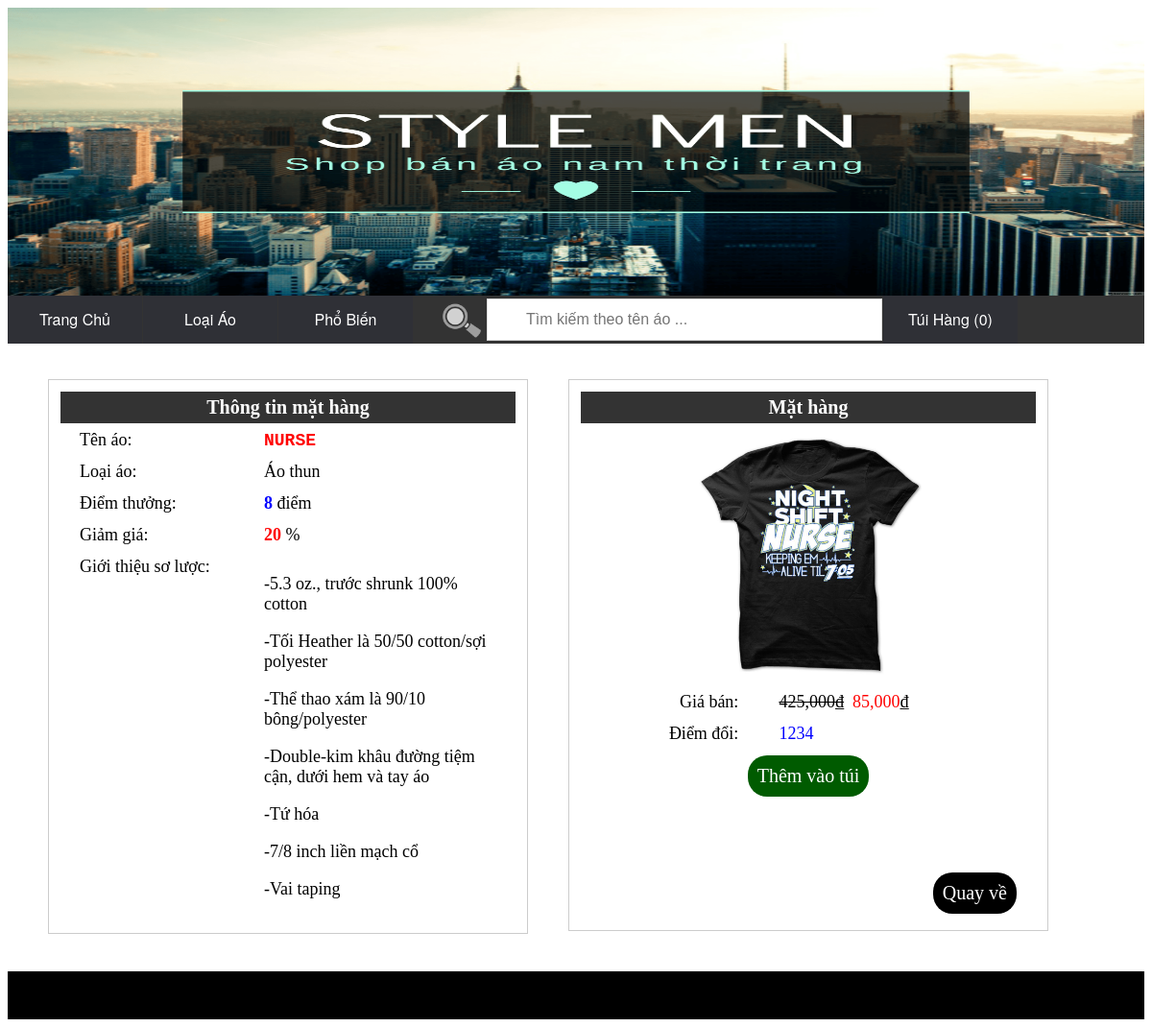
The page /ShopAoOnline/XemMatHang.php?mah=1 on the database its author committed.
### tables this page shows
CREATE TABLE IF NOT EXISTS `mathang` (
  `MaMH` int(11) NOT NULL AUTO_INCREMENT,
  `TenMH` text NOT NULL,
  `MaLoai` int(11) NOT NULL,
  `MaPB` int(11) NOT NULL,
  `SoLuong` int(11) NOT NULL,
  `DiemThuong` int(11) NOT NULL,
  `GiaA` float NOT NULL,
  `GiaB` int(11) NOT NULL,
  `Sale` int(11) NOT NULL,
  `Hinh` text NOT NULL,
  `GioiThieu` text NOT NULL,
  PRIMARY KEY (`MaMH`),
  KEY `MaLoai` (`MaLoai`),
  KEY `MaPB` (`MaPB`)
);

CREATE TABLE IF NOT EXISTS `loaiao` (
  `MaLoai` int(11) NOT NULL AUTO_INCREMENT,
  `TenLoai` varchar(100) NOT NULL,
  PRIMARY KEY (`MaLoai`)
);

### ShopAoOnline/XemMatHang.php (the view, shortened to what this page needs)
<!DOCTYPE html PUBLIC "-//W3C//DTD XHTML 1.0 Transitional//EN" "http://www.w3.org/TR/xhtml1/DTD/xhtml1-transitional.dtd">
<html xmlns="http://www.w3.org/1999/xhtml">
<head>
<link href="css/TrangChu.css" type="text/css" rel="stylesheet" rev="stylesheet" />
</head>
<body>
	<?php
		$cnSQL = @mysql_connect($_SESSION["host"][0], "root", "");
		$msg = "";
		$data = "";
		if(isset($_REQUEST["mah"])){
			$result = sql($cnSQL,"quanlyshop","Select mh.*,l.TenLoai
											   From mathang mh,loaiao l
											   Where mh.MaMH=".$_REQUEST["mah"].' And mh.MaLoai=l.MaLoai');
			if($result){
				if(!($data=mysql_fetch_array($result))){
					header("Location:http://".$_SESSION["host"][1]."/".$_SESSION["domain"]."/TrangChu.php");
				}
			}else{
				header("Location:http://".$_SESSION["host"][1]."/".$_SESSION["domain"]."/TrangChu.php");
			}
		}
		function sql($cn, $db, $sql){
			return mysql_query($sql, $cn);
		}
	?>
	<div id="wrapper">
    	<div id="banner">
        	<img src="Images Other/Style-Men.png" width="100%" height="300" />
        </div>
        <div id="nav">
        	<ul id="nav-menu">
            	<li><a href="TrangChu.php?reset=1&posx=0&offset=0&page=1">Trang Chủ</a></li>
                <li>
                	<a href="">Loại Áo</a>
                </li>
                <li>
                	<a href="">Phổ Biến</a>
                </li>
                <li >
                	<img src="Images Other/search-icon.png" width="40" height="40" style="margin:6px 5px auto 30px;" />
                </li>
                <li><input id="inputSearch" type="text" placeholder="Tìm kiếm theo tên áo ..." size="30" onkeyup="searchSP();" /></li>
              	<li>
                	<a href="TuiHang.php?posx=0">Túi Hàng
						<?php
							if(!isset($_SESSION["matv"])){
								echo '(0)';
							}
						?>
                   	</a>
                </li>
            </ul>
      	</div>
      	<div id="midle">
        	<table width="1000" align="center" id="tbl-xem-hang">
            	<tr>
                	<td width="500" valign="top">
                    	<table width="500" id="tbl-xem-hang-c1">
                    		<tr>
                        		<td align="center" colspan="2" class="tbl-title">Thông tin mặt hàng</td>
                        	</tr>
                        	<tr>
                        		<td width="150">Tên áo:</td>
                            	<td ><span style="color:red; font-family:'Courier New', Courier, monospace;font-weight:bold"><?php echo $data[1]; ?></span></td>
                        	</tr>
                        	<tr>
                        		<td width="150">Loại áo:</td>
                            	<td><?php echo $data[11]; ?></td>
                        	</tr>
                        	<tr>
                        		<td width="150">Điểm thưởng:</td>
                            	<td><?php echo '<span style="color:blue;font-weight:bold">'.$data[5].'</span> điểm'; ?></td>
                        	</tr>
                        	<tr>
                        		<td width="150">Giảm giá:</td>
                            	<td><?php echo '<span style="color:red;font-weight:bold">'.$data[8].'</span> %'; ?></td>
                        	</tr>
                        	<tr>
                        		<td valign="top" width="150">Giới thiệu sơ lược:</td>
                            	<td><?php echo $data[10]; ?></td>
                        	</tr>
                    	</table>
                  	</td>
                    <td width="500" valign="top">
                    	<table width="500"id="tbl-xem-hang-c2" height="450">
                        	<tr>
                        		<td align="center" colspan="2" class="tbl-title">Mặt hàng</td>
                        	</tr>
                        	<tr>
                            	<td colspan="2" align="center">
                                	<img src="Images/<?php echo $data[9]; ?>" width="261" height="261" />
                                </td>
                            </tr>
                            <tr>
                            	<td align="right">Giá bán:</td>
                                <td align="left">
									<?php
										if($data[8]>0){
											echo '<span style="text-decoration:line-through;">'.number_format($data[6]).'₫</span>&nbsp;&nbsp;<span style="color:red">'.number_format(intval((($data[6]/100)*$data[8]))).'</span>₫';
										}else{
											echo '<span style="color:red">'.number_format($data[6]).'</span>₫';
										}
									?>
                               	</td>
                            </tr>
                            <tr>
                            	<td align="right">Điểm đổi:</td>
                                <td align="left"><?php echo '<span style="color:blue;">'.$data[7].'</span>'; ?></td>
                            </tr>
                            <tr>
                            	<td align="center" colspan="2">
                                	<input type="button" class="btn-Them-vao-tui" onclick="addCart(<?php echo $data[0] ?>)" value="Thêm vào túi" />
                                </td>
                            </tr>
                            <tr height="120">
                            	<td colspan="2" align="right" valign="bottom">
                                	<input type="button" class="btn-Quay-ve" value="Quay về" onclick="window.location.replace('http://<?php echo $_SESSION["host"][1].'/'.$_SESSION["domain"].'/'.$_SESSION["quayve"]; ?>');" />
                                </td>
                            </tr>
                        </table>
                    </td>
                </tr>
            	<tr>
                	<td colspan="2" style="color:red;font-weight:bold;font-size:20px;"><?php echo $msg; ?></td>
                </tr>
            </table>
      	</div>
      	<div id="footer">
      	</div>
    </div>
</body>
</html>

### ShopAoOnline/css/TrangChu.css (style rules this page uses)
#wrapper { width:100%; margin:0px auto 0px auto; }
#banner { height:300px; }
#nav { background-color:#333; height:50px; }
#midle { display:table; margin:30px 20px 20px 20px; }
#footer { background-color:#000; height:50px; }
ul { list-style-type:none; margin:0; padding:0; position: absolute; }
li { display:inline-block; float: left; margin-right: 1px; }
li a { display:block; min-width:140px; height: 50px; text-align: center; line-height: 50px; font-family: "Helvetica Neue", Helvetica, Arial, sans-serif; color: #fff; background: #2f3036; text-decoration: none; }
#inputSearch { width:350px; font-size: 16px; padding: 12px 20px 12px 40px; border: 1px solid #ddd; margin-top:3px; }
table#tbl-xem-hang-c1 { font-family:"Times New Roman", Times, serif; font-size:18px; padding:10px 10px 10px 10px; border:1px solid #CCC; }
table#tbl-xem-hang-c1 tr td { padding:10px 10px 10px 10px; }
table#tbl-xem-hang-c2 { font-family:"Times New Roman", Times, serif; font-size:18px; padding:10px 10px 10px 10px; border:1px solid #CCC; }
table#tbl-xem-hang tr td { padding:5px 20px 5px 20px; }
.tbl-title { font-family:"Times New Roman", Times, serif; font-size:20px; font-weight:bold; padding:10px 10px 10px 10px; background-color:#333; color:#FFF; }
.btn-Them-vao-tui { border:0px; background-color:#005B00; color:#FFF; font-family:"Times New Roman", Times, serif; font-size:20px; padding:10px 10px 10px 10px; border-radius:20px; }
.btn-Quay-ve { border:0px; background-color:#000; color:#FFF; font-family:"Times New Roman", Times, serif; font-size:20px; padding:10px 10px 10px 10px; border-radius:20px; }
a:link { color:#FFF; }
a { text-decoration:none; }

### rows shown on the page
mathang: TenMH "NURSE", MaLoai.TenLoai "Áo thun", DiemThuong "8", Sale "20", GioiThieu "-5.3 oz., trước shrunk 100% cotton -Tối Heather là 50/50 cotton/sợi polyester -Thể thao xám là 90/10 bông/polyester -Double-kim khâu đường tiệm cận, dưới hem và tay áo -Tứ hóa -7/8 inch liền mạch cổ -Vai taping", Hinh (picture), GiaA "425,000", ($data[6]/100)*$data[8] "85,000", GiaB "1234"
